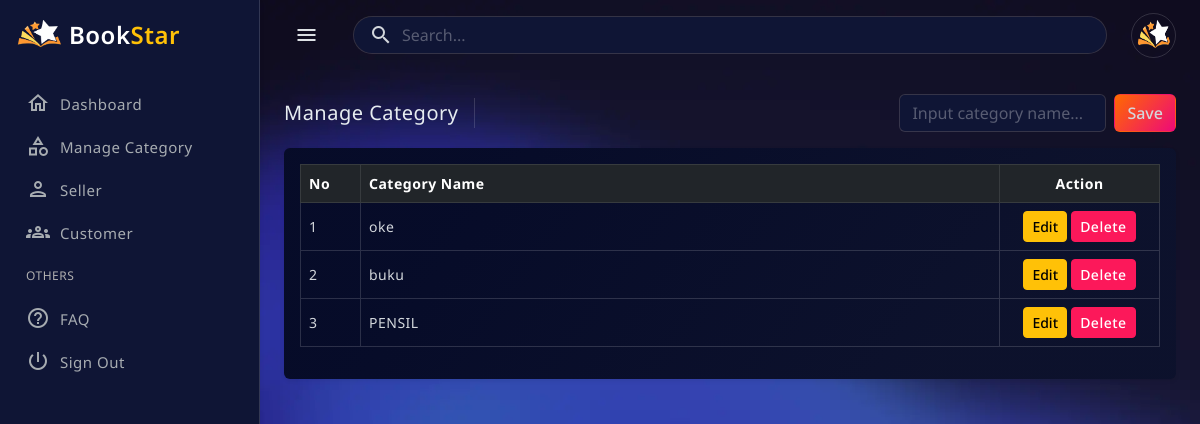
/public/?c=adminCategory&m=index (signed in), run on an earlier commit of the app's database.
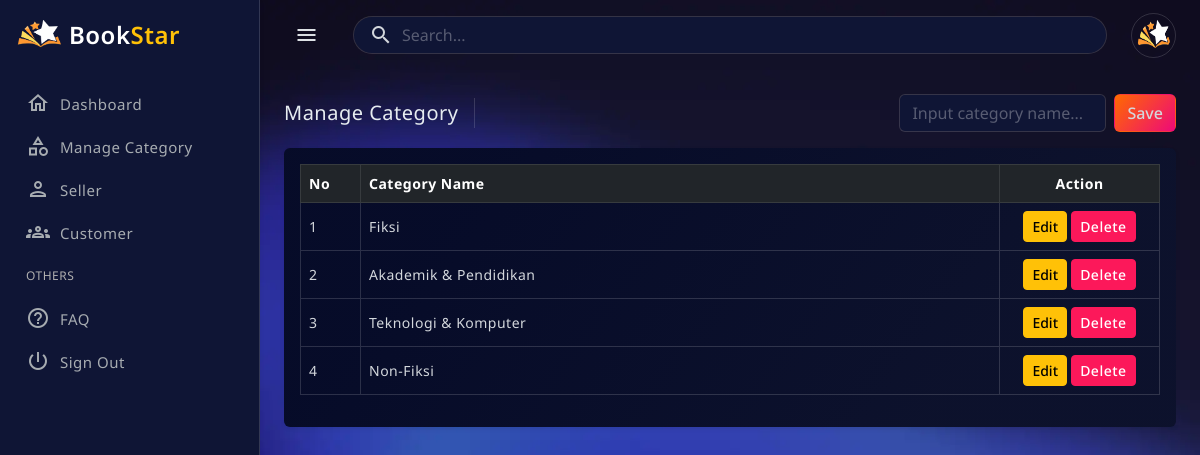
And on a later commit of the database.
### tables this page shows
CREATE TABLE `categories` (
  `id` int(11) NOT NULL,
  `name` varchar(100) NOT NULL,
  `created_by` int(11) DEFAULT NULL,
  `owner_role` enum('admin','seller') NOT NULL,
  `created_at` timestamp NOT NULL DEFAULT current_timestamp(),
  `is_active` tinyint(1) DEFAULT 1
);

### app/controllers/AdminCategoryController.php (called while the page is built, shortened)
<?php
require_once APP_PATH . '/models/CategoryModel.php';
class AdminCategoryController
{
    private $categoryModel;
    public function __construct()
    {
        $this->categoryModel = new CategoryModel();
    }
    public function index()
    {
        $categories = $this->categoryModel->getAdminCategories();
        require APP_PATH . '/views/admin/category.php';
    }
}

### public/index.php (called while the page is built, shortened)
<?php
$method     = $_GET['m'] ?? 'login';
$method     = preg_replace('/[^a-zA-Z_]/', '', $method);
$controllerObject = new $controllerName;
$controllerObject->$method();

### app/models/Database.php (called while the page is built)
<?php
class Database
{
    private static $instance = null;
    private $conn;
    private function __construct()
    {
        try {
            $this->conn = new PDO(
                "mysql:host=" . DB_HOST . ";dbname=" . DB_NAME,
                DB_USER,
                DB_PASS
            );
            $this->conn->setAttribute(PDO::ATTR_ERRMODE, PDO::ERRMODE_EXCEPTION);
        } catch (PDOException $e) {
            die('DB Error: ' . $e->getMessage());
        }
    }
    public static function getInstance()
    {
        if (self::$instance === null) {
            self::$instance = new Database();
        }
        return self::$instance;
    }
    public function getConnection()
    {
        return $this->conn;
    }
}

### app/models/CategoryModel.php (called while the page is built, shortened)
<?php
require_once APP_PATH . '/models/Database.php';
class CategoryModel
{
    private $db;
    public function __construct()
    {
        $this->db = Database::getInstance()->getConnection();
    }
    public function getAdminCategories()
    {
        $stmt = $this->db->prepare(
            "SELECT * FROM categories
         WHERE owner_role='admin' AND is_active = 1
         ORDER BY id ASC"
        );
        $stmt->execute();
        return $stmt->fetchAll(PDO::FETCH_ASSOC);
    }
}

### app/views/admin/category.php (the view, shortened to what this page needs)
<?php require APP_PATH . '/views/layouts/admin/header.php'; ?>
<?php require APP_PATH . '/views/layouts/admin/sidebar.php'; ?>
<main class="main-wrapper">
    <div class="main-content">
        <div class="page-breadcrumb d-flex align-items-center mb-3">
            <div class="breadcrumb-title pe-3">Manage Category</div>
            <div class="ms-auto">
                <div class="input-group">
                    <form method="POST"
                        action="<?= BASE_URL ?>/?c=adminCategory&m=store"
                        class="d-flex w-100 gap-2">
                        <input type="text"
                            name="name"
                            class="form-control"
                            placeholder="Input category name..."
                            required>
                        <button type="submit" class="btn btn-grd-danger">
                            Save
                        </button>
                    </form>
                </div>
            </div>
        </div>
        <div class="card">
            <div class="card-body">
                <table class="table table-bordered align-middle">
                    <thead class="table-dark">
                        <tr>
                            <th width="60">No</th>
                            <th>Category Name</th>
                            <th width="160" class="text-center">Action</th>
                        </tr>
                    </thead>
                    <tbody>
                        <?php if (!empty($categories)): ?>
                            <?php foreach ($categories as $i => $cat): ?>
                                <tr>
                                    <td><?= $i + 1 ?></td>
                                    <td><?= htmlspecialchars($cat['name']) ?></td>
                                    <td class="text-center">
                                        <button class="btn btn-warning btn-sm"
                                            data-bs-toggle="modal"
                                            data-bs-target="#editCategory<?= $cat['id'] ?>">
                                            Edit
                                        </button>
                                        <a href="#"
                                            class="btn btn-danger btn-sm btn-delete-category"
                                            data-url="<?= BASE_URL ?>/?c=adminCategory&m=delete&id=<?= $cat['id'] ?>"
                                            data-name="<?= htmlspecialchars($cat['name']) ?>">
                                            Delete
                                        </a>
                                    </td>
                                </tr>
                            <?php endforeach; ?>
                        <?php endif; ?>
                    </tbody>
                </table>
            </div>
        </div>
    </div>
</main>
<?php require APP_PATH . '/views/layouts/admin/footer.php'; ?>

What changed in the data, as far as the page shows it:
no longer on this page (row edited): categories: name "oke"
changed categories: name "buku" → "Fiksi"
changed categories: name "PENSIL" → "Akademik & Pendidikan"
added categories: name "Teknologi & Komputer"
added categories: name "Non-Fiksi"
